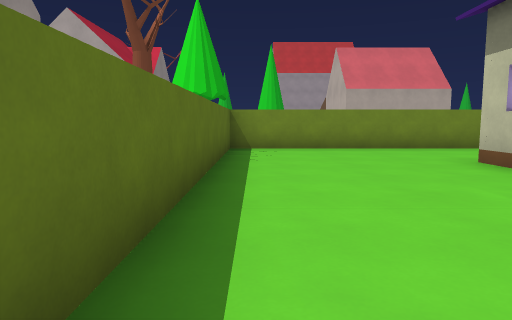
View 1 (above)

24 first-person views from a walk through a level from a Godot 3-D game. The camera is 1.2 m above the floor, tilts 6° down and sees 70° across. The floor is counted in squares, 2 m on a side. Each view is taken from the middle of a square. On the plan, view 1 faces up. The plan holds only what a view shows up to about 10 squares ahead; the rest is blank. The place goes on beyond the plan. Door leaves are left out where a doorway can be walked through.

View 2
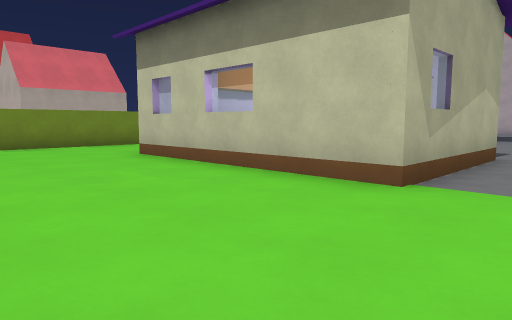

View 3
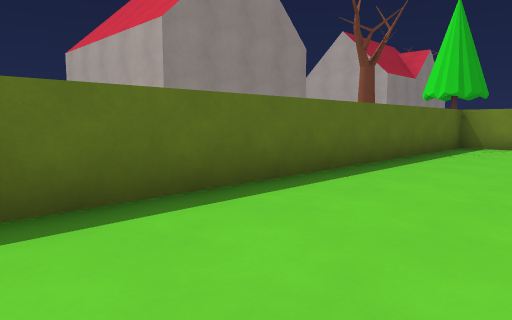

View 4
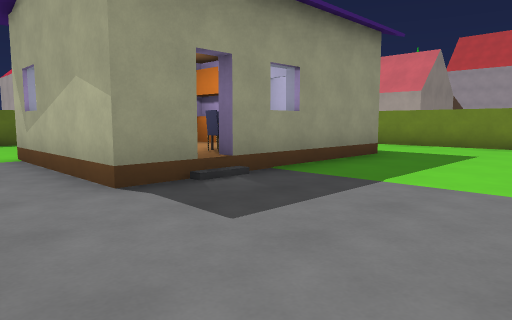

View 5
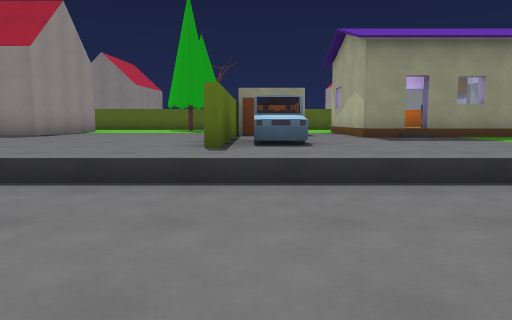

View 6
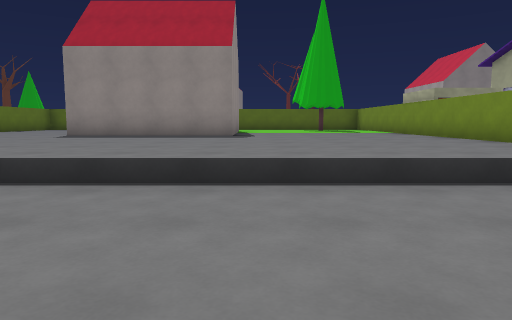

View 7
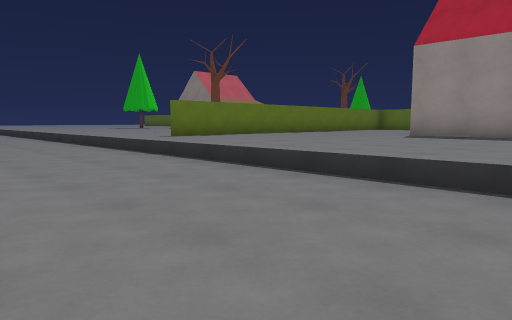

View 8
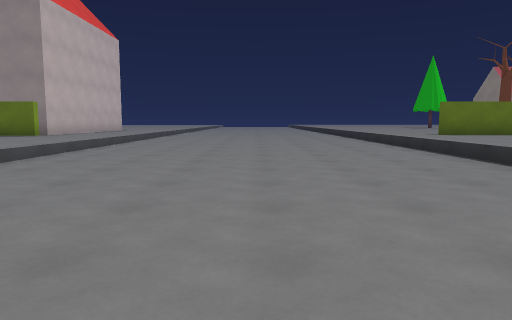

View 9
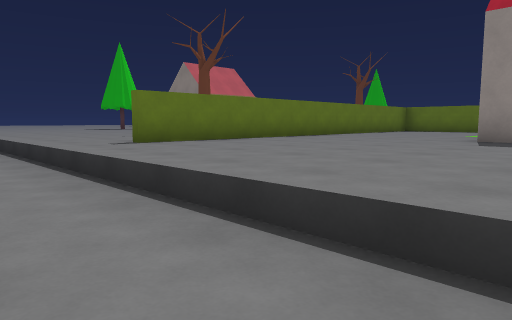

View 10
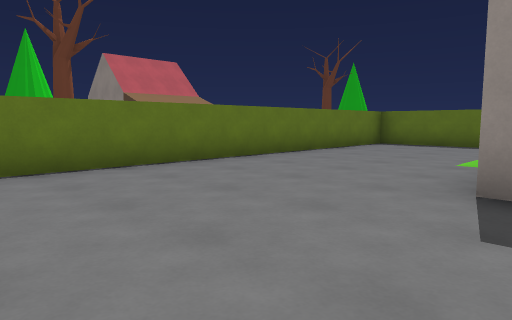

View 11
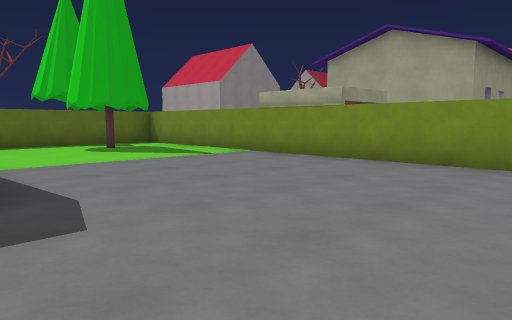

View 12
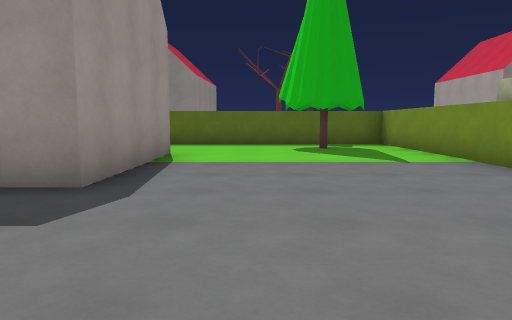

View 13
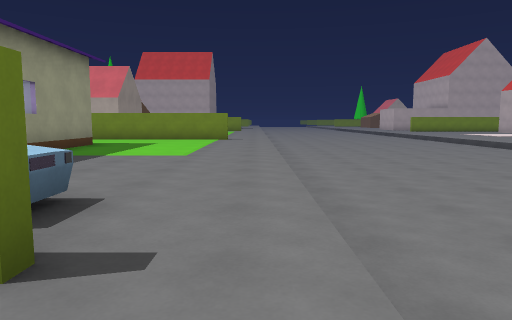

View 14
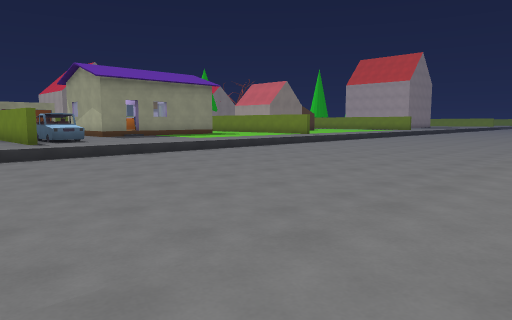

View 15
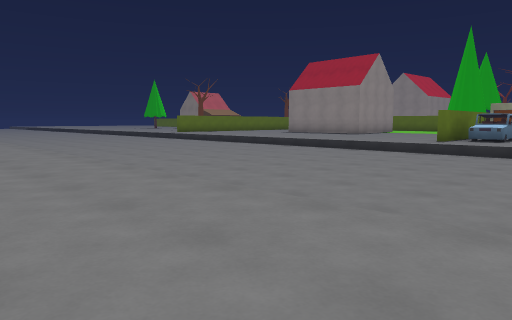

View 16
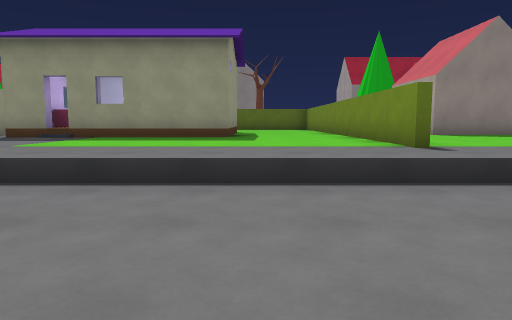

View 17
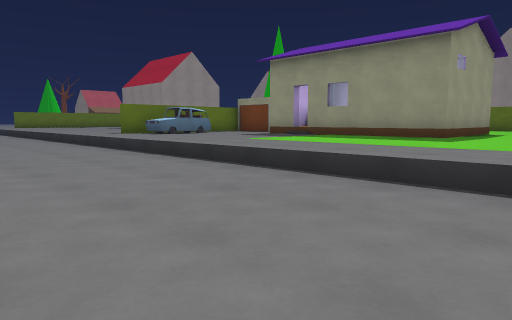

View 18
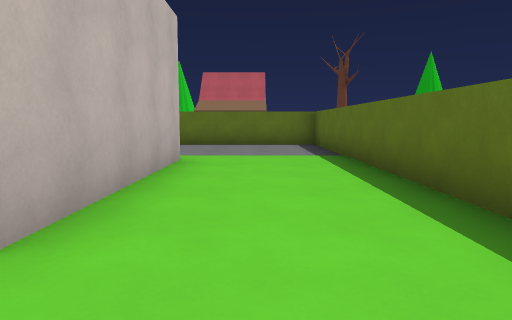

View 19
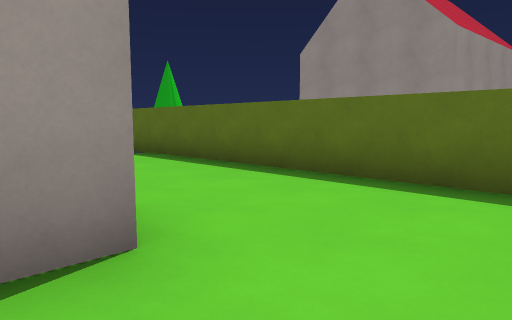

View 20
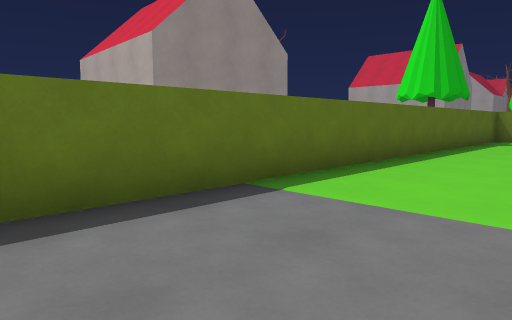

View 21
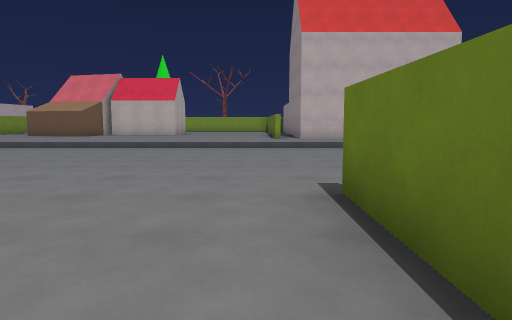

View 22
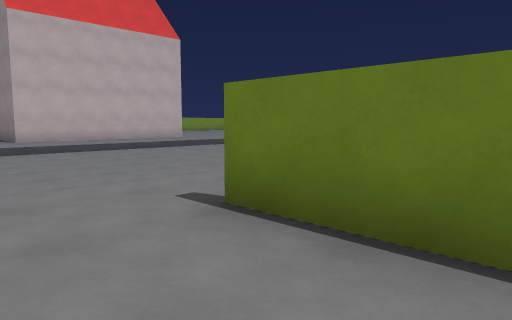

View 23
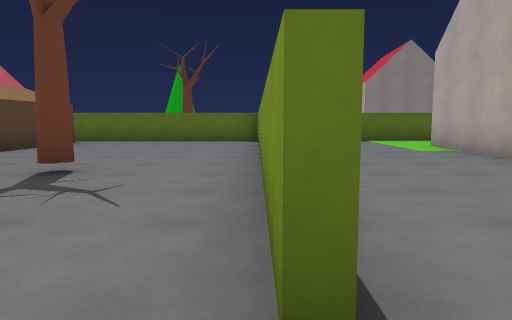

View 24
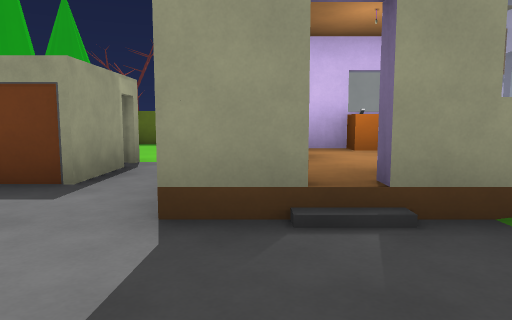

### Floor plan
Key: @ floor where view 1 was taken; # wall or solid block; . main floor; - floor 0.5 m lower than the main floor; D open door; ^ raised ledge; H house; T tree; C chair; G garage; A car; S sofa.
Columns run from 8 left of view 1 to 22 right of it. Each row starts with its distance up from view 1.
  8        ^^^^^^^^^^^..----
  7        #............----
  6     H T#............-------
  5     H  #....###.....-------
  4 H   H  #.... DD.....-------
  3 H   H  #...#^  .....-------
  2 HHHHH  #...##SCD....-------.
  1        #...####D....-------...
  0        #@...........-------...
 -1        #....GG......-------...
 -2        # ###GGG#AAA.-------..
 -3        ###..........-------..
 -4        ### .........-------..
 -5        ### .........-------..
 -6        #............-------..
 -7        #............-------..
 -8 HHHHH  #...HHH......-------.
 -9 H   H  #...   ......-------.
-10 H   H  #...   ......-------.
-11 HHH H  #...   ......-------.
-12    HH  #............-------.
-13        #............-------..
-14        #............-------...
-15        #............-------...
-16        ############.-------..##
-17          ...........-------.
-18          ......T....-------

Positions as (right, up) in squares from view 1, and headings:
1: (0, 0), facing up
2: (0, -1), facing up-right
3: (2, -1), facing up-left
4: (10, -1), facing up-left
5: (15, -2), facing left
6: (15, -7), facing left
7: (15, -8), facing down-left
8: (15, -6), facing down
9: (13, -10), facing down-left
10: (9, -11), facing down-left
11: (9, -8), facing up-left
12: (9, -6), facing left
13: (11, -4), facing up
14: (20, -5), facing up-left
15: (21, 1), facing down-left
16: (15, 6), facing left
17: (15, 8), facing down-left
18: (1, -6), facing down
19: (3, -6), facing down-left
20: (2, -15), facing up-left
21: (7, -15), facing right
22: (8, -14), facing down-right
23: (11, -16), facing left
24: (9, 1), facing left
